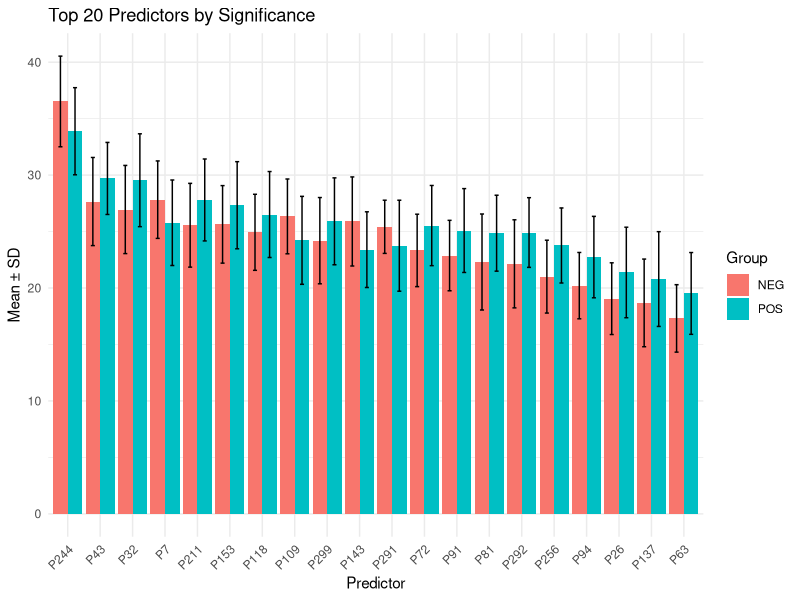
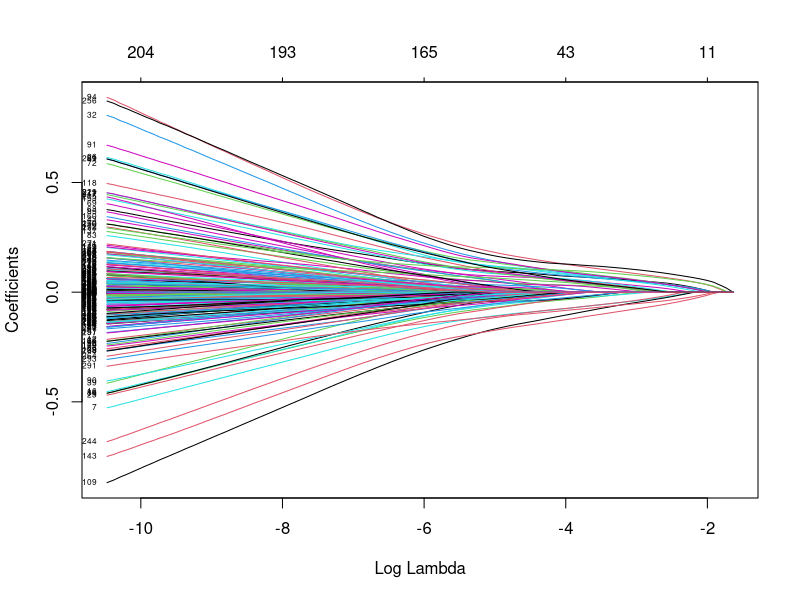
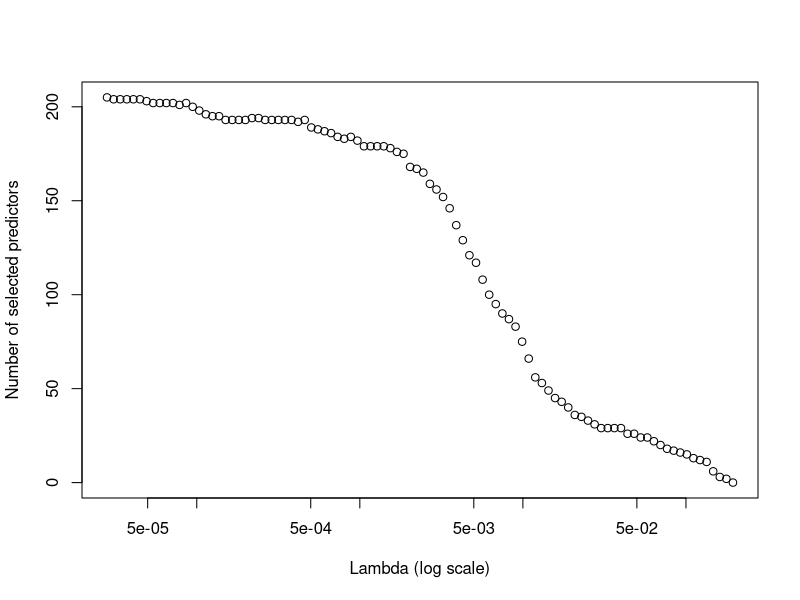
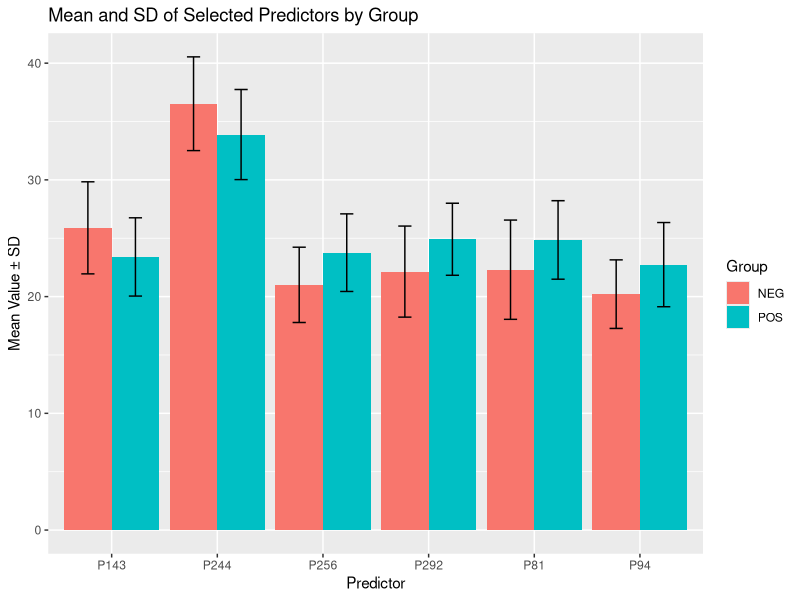
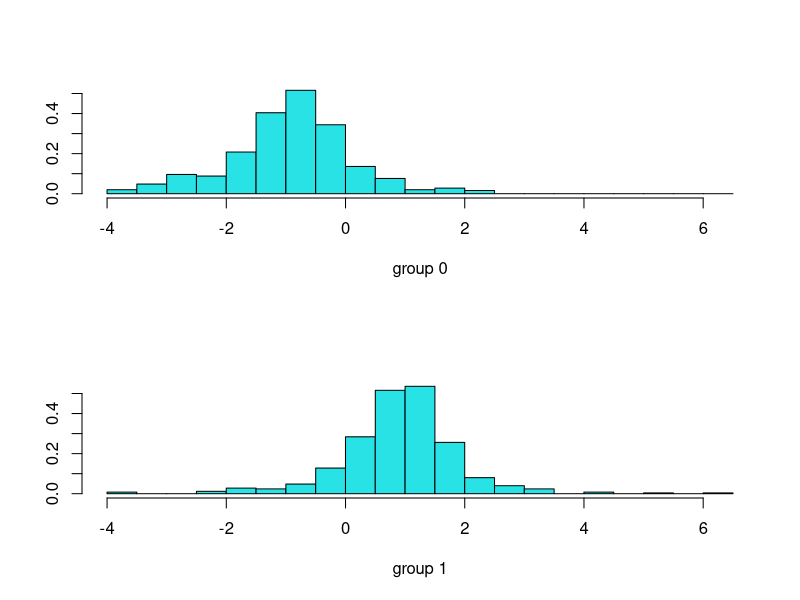

Here is the R script that generated these plots, in order: (Note: a time limit stopped this script after it produced the figures.)
#### LOOCV with LDA ###

#Create Dummy Dataset to work with. 
set.seed(123)  # For reproducibility

# Create outcome variable
Y <- c(rep(1, 500), rep(0, 500))
num_obs <- 1000
num_vars <- 300
num_informative <- 50

# Randomly choose informative predictor indices
informative_vars <- sample(1:num_vars, num_informative)
non_informative_vars <- setdiff(1:num_vars, informative_vars)

# Initialize matrix for predictors
X <- matrix(nrow = num_obs, ncol = num_vars)

# Buffer to ensure positive shift
buffer <- 0.01

# Generate non-informative predictors (unrelated to Y)
for (i in non_informative_vars) {
  mean_i <- runif(1, -10, 10)
  sd_i <- runif(1, 1, 5)
  values <- rnorm(num_obs, mean = mean_i, sd = sd_i)
  
  # Add outliers
  outlier_idx <- sample(1:num_obs, size = round(0.1 * num_obs))
  values[outlier_idx] <- values[outlier_idx] + rnorm(length(outlier_idx), mean = 0, sd = 10)
  
  # Shift to make all values positive
  values <- values - min(values) + buffer
  
  X[, i] <- values
}

# Generate informative predictors (distribution varies by Y)
for (i in informative_vars) {
  mean_pos <- runif(1, -5, 5)
  sd_pos <- runif(1, 1, 3)
  mean_neg <- mean_pos + runif(1, -3, 3)
  sd_neg <- sd_pos + runif(1, -1, 1)
  
  values <- numeric(num_obs)
  values[Y == 1] <- rnorm(sum(Y == 1), mean = mean_pos, sd = sd_pos)
  values[Y == 0] <- rnorm(sum(Y == 0), mean = mean_neg, sd = sd_neg)
  
  # Add outliers
  outlier_idx <- sample(1:num_obs, size = round(0.1 * num_obs))
  values[outlier_idx] <- values[outlier_idx] + rnorm(length(outlier_idx), mean = 0, sd = 10)
  
  # Shift to make all values positive
  values <- values - min(values) + buffer
  
  X[, i] <- values
}

# Create data frame
X_df <- as.data.frame(X)
colnames(X_df) <- paste0("P", 1:num_vars)

# Combine with outcome
df <- cbind(Y = Y, X_df)

# Create Observation IDs
obs_id <- c(paste0("POS", 1:500), paste0("NEG", 1:500))

# Add to data frame
df$ID <- obs_id

# Optionally move ID column to the front
df <- df[, c("ID", "Y", paste0("P", 1:num_vars))]

write.csv(df, "Dummy_data.csv")

#transpose df to explore means for each predictor. 
df_t <- t(df)

df_t <- as.data.frame(df_t)

# 1. Set first row as column names
colnames(df_t) <- as.character(df_t["ID", ])

# 2. Remove the ID row
df_t <- df_t[-which(rownames(df_t) == "ID"), ]

# Convert all values to numeric (column-wise)
df_t <- as.data.frame(apply(df_t, 2, as.numeric))

# Optional: set row names back if lost
rownames(df_t) <- c("Y", paste0("P", 1:300))

# Check the result
head(df_t[, 1:4])

df_t <- df_t[rownames(df_t) != "Y", ]

# Get means and SDs for POS (cols 2–51)
pos_means <- apply(df_t[, 1:500], 1, mean)
pos_sds   <- apply(df_t[, 1:500], 1, sd)

# Get means and SDs for NEG (cols 52–101)
neg_means <- apply(df_t[, 501:1000], 1, mean)
neg_sds   <- apply(df_t[, 501:1000], 1, sd)

# Combine into one summary data frame
summary_df <- data.frame(
  Predictor = rownames(df_t),
  POS_Mean = pos_means,
  POS_SD = pos_sds,
  NEG_Mean = neg_means,
  NEG_SD = neg_sds
)

# View the first few rows
head(summary_df)

# Preallocate vectors for p-values
t_test_p <- numeric(nrow(df_t))
kruskal_p <- numeric(nrow(df_t))

# Loop over each row (predictor)
for (i in 1:nrow(df_t)) {
  row_values <- as.numeric(df_t[i, ])  # current row
  group <- rep(c("POS", "NEG"), each = 500) # group labels
  
  # t-test
  t_test_result <- t.test(row_values[1:500], row_values[501:1000])
  t_test_p[i] <- t_test_result$p.value
  
  # Kruskal-Wallis test
  kruskal_result <- kruskal.test(row_values ~ group)
  kruskal_p[i] <- kruskal_result$p.value
}

# Add to summary table
summary_df$t_test_p <- t_test_p
summary_df$kruskal_p <- kruskal_p

# View top rows sorted by significance
summary_df_sorted <- summary_df[order(summary_df$t_test_p), ]
head(summary_df_sorted, 10)

#####Ploting the most significant#####
library(tidyr)
library(dplyr)

top20 <- summary_df %>%
  arrange(t_test_p) %>%
  slice(1:20)

top20 <- as.data.frame(top20)

top20_long <- top20 %>%
  dplyr::select(Predictor, POS_Mean, NEG_Mean, POS_SD, NEG_SD) %>%
  tidyr::pivot_longer(
    cols = c(POS_Mean, NEG_Mean, POS_SD, NEG_SD),
    names_to = c("Group", ".value"),
    names_pattern = "(POS|NEG)_(.*)"
  )

library(ggplot2)

ggplot(top20_long, aes(x = reorder(Predictor, -Mean), y = Mean, fill = Group)) +
  geom_bar(stat = "identity", position = position_dodge(width = 0.9)) +
  geom_errorbar(aes(ymin = Mean - SD, ymax = Mean + SD),
                position = position_dodge(width = 0.9), width = 0.25) +
  labs(title = "Top 20 Predictors by Significance",
       x = "Predictor", y = "Mean ± SD") +
  theme_minimal() +
  theme(axis.text.x = element_text(angle = 45, hjust = 1))

#####Train and hold out####
#here we now have the significant predictors but none display a perfect seporation.
#it is possible to utilise LASSO regression to shrink the posible number of predictors

# Load required libraries
library(glmnet)

df_test <- df[, 2:302]

# Predictor matrix
X <- as.matrix(df_test[, 2:301])

# Outcome vector
Y <- df_test[, 1]

# Fit LASSO logistic regression without cross-validation
lasso_fit <- glmnet(X, Y, family = "binomial", alpha = 1)

plot(lasso_fit, xvar = "lambda", label = TRUE)

# View all lambda values used
lasso_fit$lambda

#plot the number of predictors by lamba
num_selected <- sapply(lasso_fit$lambda, function(lam) {
  sum(coef(lasso_fit, s = lam)[-1, ] != 0)  # exclude intercept
})

plot(lasso_fit$lambda, num_selected, type = "b", log = "x",
     xlab = "Lambda (log scale)", ylab = "Number of selected predictors")


# choose the lamba you want, e.g. lasso_fit$lambda[22]
coefs <- coef(lasso_fit, s = lasso_fit$lambda[4])

# Get selected variable names
selected <- rownames(coefs)[which(coefs != 0)]
selected <- setdiff(selected, "(Intercept)")

length(selected)
print(selected)

library(tidyverse)

selected_vars <- c("P81",  "P94",  "P143", "P244", "P256", "P292")

# Reshape the data
summary_long <- summary_df %>%
  filter(Predictor %in% selected_vars) %>%
  pivot_longer(cols = c(POS_Mean, NEG_Mean, POS_SD, NEG_SD),
               names_to = c("Group", ".value"),
               names_pattern = "(POS|NEG)_(Mean|SD)")

ggplot(summary_long, aes(x = Predictor, y = Mean, fill = Group)) +
  geom_bar(stat = "identity", position = position_dodge(width = 0.9)) +
  geom_errorbar(aes(ymin = Mean - SD, ymax = Mean + SD),
                position = position_dodge(width = 0.9), width = 0.25) +
  labs(title = "Mean and SD of Selected Predictors by Group",
       y = "Mean Value ± SD", x = "Predictor")

###using LDA on the LASSO regression selection predictors 

library(MASS)

# Your selected predictors
selected_vars <- c("P81",  "P94",  "P143", "P244", "P256", "P292")

# Subset data with outcome + selected predictors
lda_data <- df_test[, c("Y", selected_vars)]

lda_fit <- lda(Y ~ ., data = lda_data)

print(lda_fit)
plot(lda_fit)

pred <- predict(lda_fit)

# Predicted classes
pred$class
pred$posterior

# Confusion table
table(Predicted = pred$class, Actual = lda_data$Y)

####Train and hold out#####
#now we have explored LASSO on the entire population and predicted back out using LDA
#it is time to complete a train and hold out. 
#training the data on a majority and testing it on an unseen minority.

library(glmnet)
library(MASS)
library(caret)
library(dplyr)

set.seed(123)  # for reproducibility

# Extract matrix and outcome
X <- as.matrix(df_test[, 2:301])
Y <- df_test$Y

# Results storage
results <- data.frame(Iteration = integer(),
                      Num_Selected = integer(),
                      Selected_Predictors = character(),
                      Sensitivity = numeric(),
                      Specificity = numeric(),
                      TP = integer(),
                      TN = integer(),
                      FP = integer(),
                      FN = integer(),
                      stringsAsFactors = FALSE)

for (i in 1:1000) {
  
  # Split data
  sample_indices <- sample(1:nrow(df_test), size = 0.8 * nrow(df_test))
  X_train <- X[sample_indices, ]
  Y_train <- Y[sample_indices]
  X_test <- X[-sample_indices, ]
  Y_test <- Y[-sample_indices]
  
  # Fit LASSO
  lasso_fit <- glmnet(X_train, Y_train, family = "binomial", alpha = 1)
  coefs <- coef(lasso_fit, s = lasso_fit$lambda[5])  # adjust lambda as needed
  selected <- rownames(coefs)[which(coefs != 0)]
  selected <- setdiff(selected, "(Intercept)")
  
  # Skip if no predictors selected
  if (length(selected) == 0) next
  
  # Prepare data frames
  train_df <- data.frame(Y = as.factor(Y_train), X_train[, selected, drop = FALSE])
  test_df  <- data.frame(Y = as.factor(Y_test),  X_test[, selected, drop = FALSE])
  
  # Fit LDA and predict
  lda_fit <- lda(Y ~ ., data = train_df)
  pred <- predict(lda_fit, newdata = test_df)$class
  
  # Confusion matrix
  cm <- confusionMatrix(pred, test_df$Y, positive = "1")
  cm_table <- cm$table
  TP <- cm_table["1", "1"]
  TN <- cm_table["0", "0"]
  FP <- cm_table["1", "0"]
  FN <- cm_table["0", "1"]
  
  # Store results
  results <- results %>%
    add_row(Iteration = i,
            Num_Selected = length(selected),
            Selected_Predictors = paste(selected, collapse = ", "),
            Sensitivity = cm$byClass["Sensitivity"],
            Specificity = cm$byClass["Specificity"],
            TP = TP, TN = TN, FP = FP, FN = FN)
}

# Summary across all iterations
summary_results <- results %>%
  summarise(Mean_Sensitivity = mean(Sensitivity, na.rm = TRUE),
            SD_Sensitivity = sd(Sensitivity, na.rm = TRUE),
            Mean_Specificity = mean(Specificity, na.rm = TRUE),
            SD_Specificity = sd(Specificity, na.rm = TRUE),
            Avg_Num_Selected = mean(Num_Selected),
            Total_TP = sum(TP), Total_TN = sum(TN),
            Total_FP = sum(FP), Total_FN = sum(FN))

print(results)
print(summary_results)

write.csv(results, "80_20_THO_results_1000it.csv")

###selected predictors plot

library(ggplot2)
library(dplyr)
library(tidyr)
library(stringr)

# 1. Split predictor strings into a list
predictor_list <- strsplit(results$Selected_Predictors, ",\\s*")

# 2. Unlist and create a data frame
all_selected <- unlist(predictor_list)
predictor_counts <- as.data.frame(table(all_selected))
colnames(predictor_counts) <- c("Predictor", "Count")

# 3. Sort by count
predictor_counts <- predictor_counts %>% arrange(desc(Count))

# 4. Plot
ggplot(predictor_counts, aes(x = reorder(Predictor, Count), y = Count)) +
  geom_bar(stat = "identity", fill = "steelblue") +
  coord_flip() +
  labs(title = "Frequency of Predictor Selection Across 1000 LASSO Iterations",
       x = "Predictor",
       y = "Count (Times Selected)")

####Histogram spreads of the predictions of the test samples. 

set.seed(123)

X <- as.matrix(df[, 3:302])
Y <- df$Y
IDs <- df$ID  # assuming you have this column

# Store posterior predictions
posterior_df <- data.frame(Iteration = integer(),
                           ID = character(),
                           True_Label = integer(),
                           Predicted_Prob = numeric(),
                           stringsAsFactors = FALSE)

for (i in 1:1000) {
  
  sample_indices <- sample(1:nrow(df), size = 0.8 * nrow(df))
  X_train <- X[sample_indices, ]
  Y_train <- Y[sample_indices]
  X_test <- X[-sample_indices, ]
  Y_test <- Y[-sample_indices]
  ID_test <- IDs[-sample_indices]
  
  lasso_fit <- glmnet(X_train, Y_train, family = "binomial", alpha = 1)
  coefs <- coef(lasso_fit, s = lasso_fit$lambda[22])  # or use cross-validation lambda
  selected <- rownames(coefs)[which(coefs != 0)]
  selected <- setdiff(selected, "(Intercept)")
  
  if (length(selected) == 0) next
  
  train_df <- data.frame(Y = as.factor(Y_train), X_train[, selected, drop = FALSE])
  test_df  <- data.frame(Y = as.factor(Y_test),  X_test[, selected, drop = FALSE])
  
  lda_fit <- lda(Y ~ ., data = train_df)
  posterior_probs <- predict(lda_fit, newdata = test_df)$posterior[, "1"]
  
  # Collect predictions
  iter_df <- data.frame(Iteration = i,
                        ID = ID_test,
                        True_Label = Y_test,
                        Predicted_Prob = posterior_probs)
  
  posterior_df <- bind_rows(posterior_df, iter_df)
}

# Review
head(posterior_df)

#Now to pick and plot 10 examples of the spread

library(dplyr)

# 1. Summarise posterior probabilities per sample ID
posterior_summary <- posterior_df %>%
  group_by(ID, True_Label) %>%
  summarise(Mean_Posterior = mean(Predicted_Prob, na.rm = TRUE),
            SD_Posterior = sd(Predicted_Prob, na.rm = TRUE),
            .groups = "drop")

# 2. Arrange in descending order (if looking at probability of being class 1)
posterior_summary <- posterior_summary %>%
  arrange(desc(Mean_Posterior))

# Step 3: Select specific rows
n <- nrow(posterior_summary)
selected_rows <- c(1, 250, 350, 498:503,n - 349, n - 249, n)  # 100th, 90th, 48–53, 10th lowest, lowest

# Step 4: Extract those rows
selected_samples <- posterior_summary[selected_rows, ]

# View selected samples
print(selected_samples)

#now to plot

library(ggplot2)
library(dplyr)

# 1. Filter posterior_df for selected IDs
selected_ids <- selected_samples$ID

# Ensure the order matches selected_samples$ID
posterior_filtered <- posterior_df %>%
  filter(ID %in% selected_samples$ID) %>%
  mutate(ID = factor(ID, levels = selected_samples$ID))

# 2. Plot histogram faceted by ID
ggplot(posterior_filtered, aes(x = Predicted_Prob)) +
  geom_histogram(binwidth = 0.02, color = "black") +
  facet_wrap(~ ID, scales = "free_y") +
  labs(title = "Posterior Probability Distributions over 1000 Iterations",
       x = "Predicted Posterior Probability",
       y = "Frequency") +
  theme_minimal(base_size = 14)

####Now we take the 6 most frequent predictors and build the model with them.

library(MASS)      # for LDA
library(dplyr)     # for data manipulation

# 1. Get the top 6 most frequent predictors
top_predictors <- predictor_counts %>%
  arrange(desc(Count)) %>%
  slice_head(n = 6) %>%
  pull(Predictor)

# 2. Prepare the dataset
# Make sure df has Y as the outcome column and predictor columns named as in top_predictors
df_lda2 <- df %>%
  dplyr::select(Y, all_of(top_predictors)) %>%
  mutate(Y = as.factor(Y))  # LDA needs a factor outcome

# 3. Fit LDA model
lda_fit2 <- lda(Y ~ ., data = df_lda2)

# 4. Predict posterior probabilities
lda_pred2 <- predict(lda_fit2)

# 5. Add the posterior probability of class 1 to the original dataframe
df_pred <- df %>%
  mutate(Posterior_Prob = lda_pred2$posterior[, "1"])

# View the result
head(df_pred)

####Now explore threshold cut offs on sensitivity and speficity.

# Convert Y to numeric if it's a factor
df_pred$Y <- as.numeric(as.character(df_pred$Y))

# Define a sequence of thresholds
thresholds <- seq(0, 1, by = 0.01)

# Initialize results dataframe
threshold_results <- data.frame(
  Threshold = thresholds,
  Sensitivity = NA,
  Specificity = NA
)

# Loop through each threshold and calculate sensitivity & specificity
for (i in seq_along(thresholds)) {
  t <- thresholds[i]
  
  predicted_class <- ifelse(df_pred$Posterior_Prob >= t, 1, 0)
  
  TP <- sum(predicted_class == 1 & df_pred$Y == 1)
  TN <- sum(predicted_class == 0 & df_pred$Y == 0)
  FP <- sum(predicted_class == 1 & df_pred$Y == 0)
  FN <- sum(predicted_class == 0 & df_pred$Y == 1)
  
  sensitivity <- ifelse((TP + FN) > 0, TP / (TP + FN), NA)
  specificity <- ifelse((TN + FP) > 0, TN / (TN + FP), NA)
  
  threshold_results$Sensitivity[i] <- sensitivity
  threshold_results$Specificity[i] <- specificity
}

threshold_results$FNR <-1- threshold_results$Specificity

library(ggplot2)

ggplot(threshold_results, aes(x = FNR, y = Sensitivity)) +
  geom_line(color = "darkgreen", size = 1) +
  labs(
    title = "Sensitivity vs False Negative Rate (FNR)",
    x = "False Negative Rate (FNR)",
    y = "Sensitivity"
  )

library(ggplot2)
library(tidyr)
library(dplyr)

# Convert to long format for ggplot
threshold_long <- threshold_results %>%
  pivot_longer(cols = c(Sensitivity, Specificity),
               names_to = "Metric",
               values_to = "Value")

# Plot both Sensitivity and Specificity vs. Threshold
ggplot(threshold_long, aes(x = Threshold, y = Value, color = Metric)) +
  geom_line(size = 1) +
  scale_color_manual(values = c("Sensitivity" = "blue", "Specificity" = "red")) +
  labs(
    title = "Sensitivity and Specificity vs Threshold",
    x = "Threshold",
    y = "Metric Value",
    color = "Metric"
  )

#####Bonus testing on dummy novel dataset#####

set.seed(456)  # Different seed for test set

# Selected predictors
selected_preds <- c("P256", "P292", "P94", "P143", "P81", "P244")

# Extract original predictor columns from df
orig_data <- df[, selected_preds]

# Number of test observations
n_test <- 50

# Define outcome with minority positives (e.g., 15 positives, 35 negatives)
n_pos <- 15
n_neg <- n_test - n_pos
Y_test <- c(rep(1, n_pos), rep(0, n_neg))

# Initialize test matrix
X_test <- matrix(NA, nrow = n_test, ncol = length(selected_preds))
colnames(X_test) <- selected_preds

# For each selected predictor, generate test data mimicking the original distributions by group
for (pred in selected_preds) {
  # Split original data by Y
  pos_vals <- orig_data[df$Y == 1, pred]
  neg_vals <- orig_data[df$Y == 0, pred]
  
  # Estimate means and sds for pos and neg groups
  mean_pos <- mean(pos_vals)
  sd_pos <- sd(pos_vals)
  mean_neg <- mean(neg_vals)
  sd_neg <- sd(neg_vals)
  
  # Generate test values separately for pos and neg observations
  X_test[Y_test == 1, pred] <- rnorm(n_pos, mean = mean_pos, sd = sd_pos)
  X_test[Y_test == 0, pred] <- rnorm(n_neg, mean = mean_neg, sd = sd_neg)
}

# Combine into a data frame
test_df <- data.frame(ID = paste0("Test", 1:n_test),
                      Y = Y_test,
                      X_test)

# Inspect test data
head(test_df)
dim(test_df)

# Ensure that Y is factor for prediction dataset as well
test_df$Y <- as.factor(test_df$Y)

# Use only the predictors used in lda_fit2 for prediction
# Assuming lda_fit2 was trained on the predictors in 'top_predictors'
predictors_used <- lda_fit2$terms %>% 
  attr("term.labels")  # Extract predictors from model terms

# Predict posterior probabilities on test dataset
lda_test_pred <- predict(lda_fit2, newdata = test_df[, predictors_used])

# Add posterior probabilities for class "1" to test_df
test_df_pred <- test_df %>%
  mutate(
    Posterior_Prob = lda_test_pred$posterior[, "1"],
    Posterior_Class = lda_test_pred$class  # No subsetting needed here
  )

# View first few rows with predictions
head(test_df_pred)

#assess the prediction ability. 
# Ensure both columns are factors with the same levels
test_df_pred <- test_df_pred %>%
  mutate(
    Y = as.factor(Y),
    Posterior_Class = as.factor(Posterior_Class)
  )

# Load the caret package
# install.packages("caret")  # Uncomment if not already installed
library(caret)

# Generate confusion matrix
cm <- confusionMatrix(test_df_pred$Posterior_Class, test_df_pred$Y, positive = "1")

# Print the full confusion matrix with metrics
print(cm)
